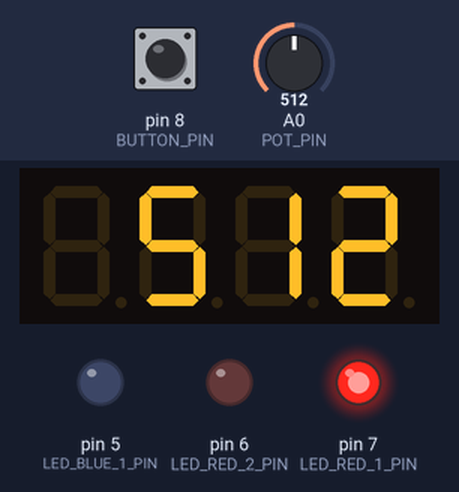
The sketch below on a simulated Arduino Mega 2560, built with avr-gcc and run on an emulated ATmega2560. Parts: 4-digit seven-segment display, output pins drawn as LEDs (lit = HIGH). Inputs (shaded band) come from the test bench; at power-on: pin 8 (BUTTON_PIN) HIGH, A0 (POT_PIN) = 512.

Above: at 1.2 s.
1.3 s: pin 8 (BUTTON_PIN) pulled LOW for 0.15 s
At 1.7 s:
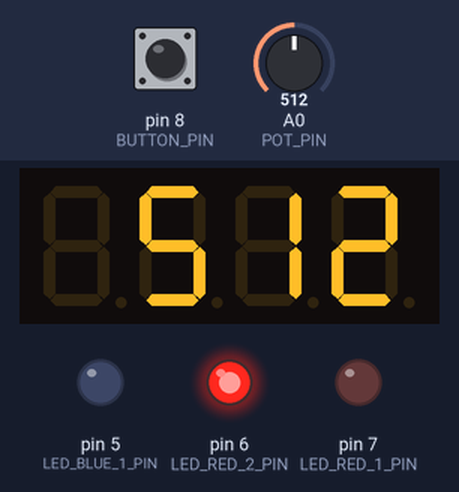
2.9 s: pin 8 (BUTTON_PIN) pulled LOW for 1 s
At 4.1 s:
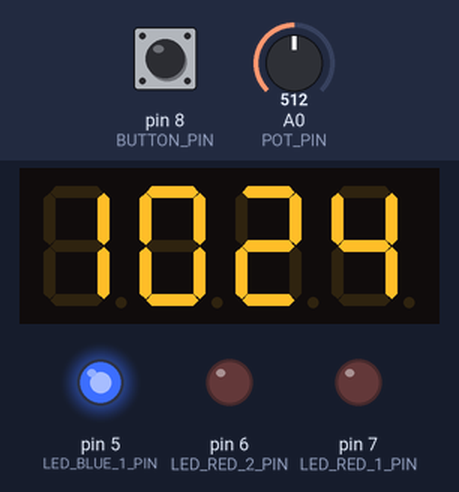
5.4 s: pin 8 (BUTTON_PIN) pulled LOW for 3.2 s
At 6.0 s:
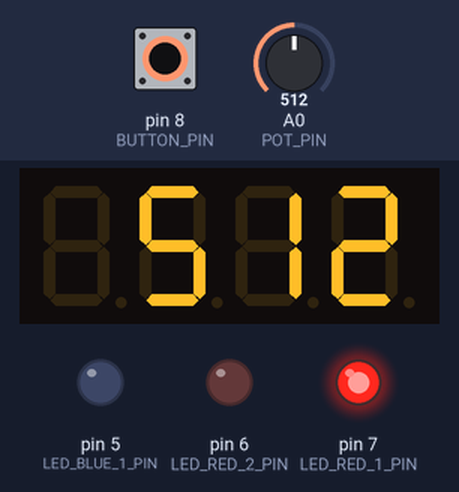
10.1 s: A0 (POT_PIN) set to 716
At 10.8 s:
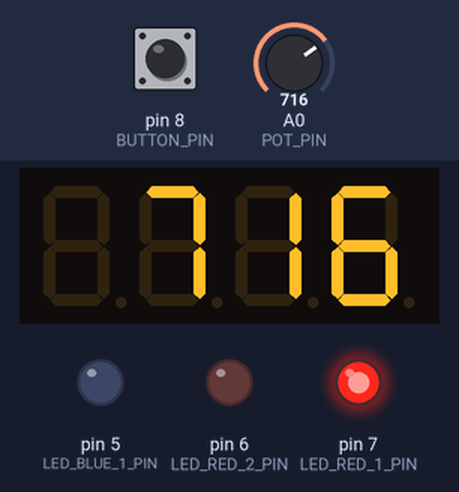
11.6 s: A0 (POT_PIN) set to 900
At 12.0 s:
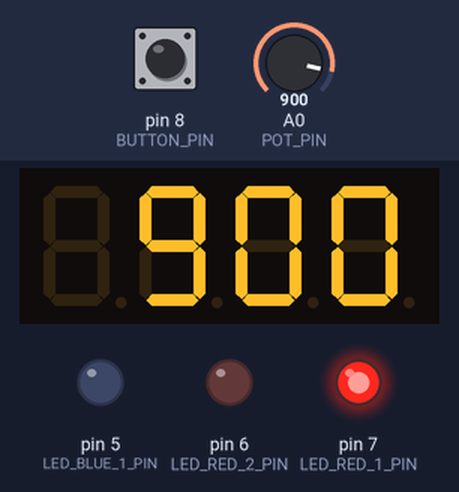
13.1 s: A0 (POT_PIN) set to 1023
At 14.3 s:
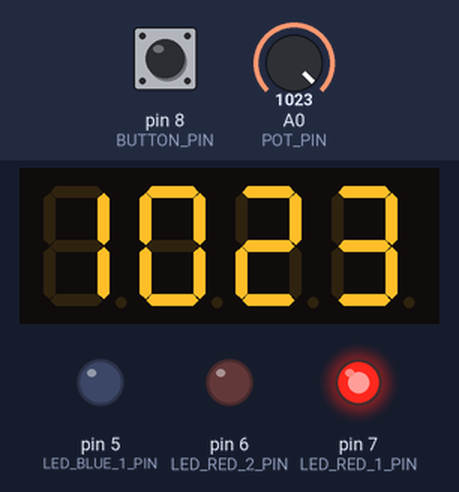
Timing chart, 0 to 15.6 s (numbered marks = the images above; inputs shaded):
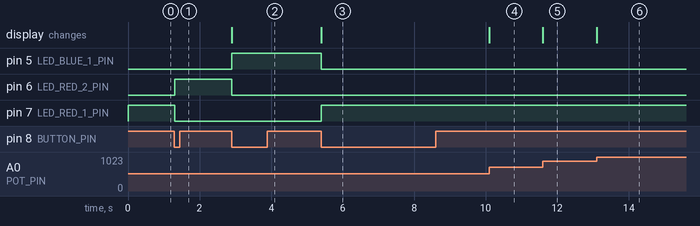

The sketch:

SimpleCalculator.ino
```cpp
// Define our pin variables
int LED_RED_1_PIN = 7;
int LED_RED_2_PIN = 6;
int LED_BLUE_1_PIN = 5;

int BUTTON_PIN = 8;
int POT_PIN = A0;

// Define our program execution stage variable
int CODE_STAGE = 0;
int NUMBER_1;
int NUMBER_2;

int SCREEN_NUMBER = 0;

#include "SevSeg.h"
SevSeg sevseg;

bool acceptingInput = true;

void setup() {
	Serial.begin(9600);

	pinMode(LED_RED_1_PIN, OUTPUT);
	pinMode(LED_RED_2_PIN, OUTPUT);
	pinMode(LED_BLUE_1_PIN, OUTPUT);
  pinMode(BUTTON_PIN, INPUT_PULLUP);

  byte digitPins[] = {33, 27, 25, 45};
  byte segmentPins[] = {31, 23, 41, 37, 35, 29, 43, 39};

  sevseg.begin(COMMON_CATHODE, 4, digitPins, segmentPins);

  changeState(0);
}

void loop() {
  int buttonState = digitalRead(BUTTON_PIN);

  if (buttonState == LOW) {
    if (acceptingInput) {
      acceptingInput = false;

      if (CODE_STAGE == 2) {
        changeState(0);
      } else {
        changeState(CODE_STAGE + 1);
      }
    }
  } else {
    acceptingInput = true;
  }

  switch (CODE_STAGE) {
    case 0: {
      NUMBER_1 = analogRead(POT_PIN);
      SCREEN_NUMBER = NUMBER_1;
      break;
    }
    case 1: {
      NUMBER_2 = analogRead(POT_PIN);
      SCREEN_NUMBER = NUMBER_2;
      break;
    }
    case 2: {
      SCREEN_NUMBER = NUMBER_1 + NUMBER_2;
      break;
    }
  }

  sevseg.setNumber(SCREEN_NUMBER);
  sevseg.refreshDisplay();
}

void changeState(int newState) {
  CODE_STAGE = newState;
  disableLEDs();

  switch (CODE_STAGE) {
    case 0: {
      disableLEDs();
      NUMBER_1 = 0;
      NUMBER_2 = 0;

      digitalWrite(LED_RED_1_PIN, 255);
      return;
    }
    case 1: {
      disableLEDs();
      digitalWrite(LED_RED_2_PIN, 255);
      return;
    }
    case 2: {
      disableLEDs();
      digitalWrite(LED_BLUE_1_PIN, 255);
      return;
    }
  }
}

void disableLEDs() {
  digitalWrite(LED_BLUE_1_PIN, 0);
  digitalWrite(LED_RED_1_PIN, 0);
  digitalWrite(LED_RED_2_PIN, 0);
}
```

Measured:
- after the input at 1.3 s, pin 6 (LED_RED_2_PIN): LOW → HIGH at once; pin 7 (LED_RED_1_PIN): HIGH → LOW at once
- after the input at 2.9 s, pin 5 (LED_BLUE_1_PIN): LOW → HIGH at once; pin 6 (LED_RED_2_PIN): HIGH → LOW at once; the display: changes at once (image 2)
- after the input at 5.4 s, pin 5 (LED_BLUE_1_PIN): HIGH → LOW at once; pin 7 (LED_RED_1_PIN): LOW → HIGH at once; the display: changes at once (image 3)
- after the input at 10.1 s, the display: changes at once (image 4)
- after the input at 11.6 s, the display: changes at once (image 5)
- after the input at 13.1 s, the display: changes at once (image 6)
